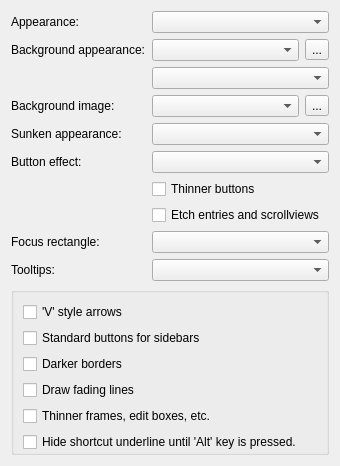
     <widget class="QWidget" name="page">
      <layout class="QFormLayout" name="formLayout">
       <item row="0" column="0">
        <widget class="QLabel" name="label_7">
         <property name="text">
          <string>Appearance:</string>
         </property>
        </widget>
       </item>
       <item row="0" column="1">
        <widget class="QComboBox" name="appearance">
         <property name="sizePolicy">
          <sizepolicy hsizetype="Preferred" vsizetype="Fixed">
           <horstretch>0</horstretch>
           <verstretch>0</verstretch>
          </sizepolicy>
         </property>
         <property name="toolTip">
          <string>&lt;p&gt;The setting here affects the general appearance - and will be applied to buttons, combo boxes, and spin buttons.&lt;/p&gt;</string>
         </property>
        </widget>
       </item>
       <item row="1" column="0">
        <widget class="QLabel" name="label_47">
         <property name="text">
          <string>Background appearance:</string>
         </property>
        </widget>
       </item>
       <item row="1" column="1">
        <layout class="QHBoxLayout" name="horizontalLayout_3">
         <item>
          <widget class="QComboBox" name="bgndAppearance">
           <property name="toolTip">
            <string>&lt;p&gt;Sets a gradient to be used as the background for windows and dialogs.&lt;/p&gt;&lt;p&gt;&lt;b&gt;NOTE:&lt;/b&gt; This is an experimental option, and will (probably) have a detrimental effect on performance.&lt;/p&gt;</string>
           </property>
          </widget>
         </item>
         <item>
          <widget class="QToolButton" name="bgndAppearance_btn">
           <property name="text">
            <string>...</string>
           </property>
          </widget>
         </item>
        </layout>
       </item>
       <item row="2" column="1">
        <widget class="QComboBox" name="bgndGrad">
         <property name="toolTip">
          <string>&lt;p&gt;Control the orientation of the background gradient.&lt;/p&gt;</string>
         </property>
        </widget>
       </item>
       <item row="3" column="0">
        <widget class="QLabel" name="label_47b">
         <property name="text">
          <string>Background image:</string>
         </property>
        </widget>
       </item>
       <item row="3" column="1">
        <layout class="QHBoxLayout" name="horizontalLayout_4">
         <item>
          <widget class="QComboBox" name="bgndImage">
           <property name="toolTip">
            <string>&lt;p&gt;This adds a background image to the top-right of dialogs and windows.
            &lt;ul&gt;&lt;li&gt;None - No image.&lt;/li&gt;&lt;li&gt;Bordered rings - 'Air' like rings with borders.&lt;/li&gt;&lt;li&gt;Plain rings - 'Air' like rings, but without any border.&lt;/li&gt;&lt;li&gt;Square rings - 3 simple rounded squares.&lt;/li&gt;&lt;/ul&gt;&lt;/p&gt;</string>
           </property>
          </widget>
         </item>
         <item>
          <widget class="QToolButton" name="bgndImage_btn">
           <property name="text">
            <string>...</string>
           </property>
          </widget>
         </item>
        </layout>
       </item>
       <item row="4" column="0">
        <widget class="QLabel" name="label_29">
         <property name="text">
          <string>Sunken appearance:</string>
         </property>
        </widget>
       </item>
       <item row="4" column="1">
        <widget class="QComboBox" name="sunkenAppearance">
         <property name="toolTip">
          <string>&lt;p&gt;Define the gradient to be used for sunken widgets - e.g. pressed buttons.&lt;/p&gt;</string>
         </property>
        </widget>
       </item>
       <item row="5" column="0">
        <widget class="QLabel" name="label_9">
         <property name="text">
          <string>Button effect:</string>
         </property>
        </widget>
       </item>
       <item row="5" column="1">
        <widget class="QComboBox" name="buttonEffect">
         <property name="toolTip">
          <string>&lt;p&gt;Control what effect should be applied to buttons, combo boxes, etc.&lt;/p&gt;</string>
         </property>
        </widget>
       </item>
       <item row="6" column="1">
        <widget class="QCheckBox" name="thin_buttons">
         <property name="toolTip">
          <string>&lt;p&gt;Make buttons, and other widgets, slightly thinner.&lt;/p&gt;</string>
         </property>
         <property name="text">
          <string>Thinner buttons</string>
         </property>
        </widget>
       </item>
       <item row="7" column="1">
        <widget class="QCheckBox" name="etchEntry">
         <property name="toolTip">
          <string>&lt;p&gt;When the 'Button effect' is set to etched or shadowed, then this option controls whether line-edits and scrollviews (such as listviews and treeviews) should have an etched look.&lt;/p&gt;</string>
         </property>
         <property name="text">
          <string>Etch entries and scrollviews </string>
         </property>
        </widget>
       </item>
       <item row="8" column="0">
        <widget class="QLabel" name="label_25">
         <property name="text">
          <string>Focus rectangle:</string>
         </property>
        </widget>
       </item>
       <item row="8" column="1">
        <widget class="QComboBox" name="focus">
         <property name="toolTip">
          <string>&lt;p&gt;Controls how QtCurve indicates that a widget has keyboard focus.&lt;/p&gt;</string>
         </property>
        </widget>
       </item>
       <item row="9" column="0">
        <widget class="QLabel" name="label_tt">
         <property name="text">
          <string>Tooltips:</string>
         </property>
        </widget>
       </item>
       <item row="9" column="1">
        <widget class="QComboBox" name="tooltipAppearance">
         <property name="toolTip">
          <string>&lt;p&gt;Controls the appearance of tooltip backgrounds.&lt;/p&gt;</string>
         </property>
        </widget>
       </item>
       <item row="10" column="0" colspan="2">
        <widget class="QGroupBox" name="groupBox_4">
         <property name="title">
          <string/>
         </property>
         <layout class="QVBoxLayout" name="verticalLayout_4">
          <property name="bottomMargin">
           <number>0</number>
          </property>
          <item>
           <widget class="QCheckBox" name="vArrows">
            <property name="toolTip">
             <string>&lt;p&gt;QtCurve supports 2 arrows types; plain (i.e. triangular) and the more modern looking 'V' style arrows.&lt;/p&gt;</string>
            </property>
            <property name="text">
             <string>'V' style arrows</string>
            </property>
           </widget>
          </item>
          <item>
           <widget class="QCheckBox" name="stdSidebarButtons">
            <property name="toolTip">
             <string>&lt;p&gt;Select this to have the sidebar buttons in konqueror, kate, kaffeine, ktorrent, etc., drawn as per normal buttons - otherwise they will be drawn in a more flat style with the active tab colored with the highlight color.&lt;/p&gt;</string>
            </property>
            <property name="text">
             <string>Standard buttons for sidebars</string>
            </property>
           </widget>
          </item>
          <item>
           <widget class="QCheckBox" name="darkerBorders">
            <property name="toolTip">
             <string>&lt;p&gt;Darkens the borders of frames, buttons, etc.&lt;/p&gt;</string>
            </property>
            <property name="text">
             <string>Darker borders</string>
            </property>
           </widget>
          </item>
          <item>
           <widget class="QCheckBox" name="fadeLines">
            <property name="toolTip">
             <string>&lt;p&gt;Controls whether horizontal and vertical lines should be drawn with fading ends.&lt;/p&gt;</string>
            </property>
            <property name="text">
             <string>Draw fading lines</string>
            </property>
           </widget>
          </item>
          <item>
           <widget class="QCheckBox" name="thin_frames">
            <property name="toolTip">
             <string>&lt;p&gt;Controls whether the internal 3d part of frames, etc., should be drawn.&lt;/p&gt;</string>
            </property>
            <property name="text">
             <string>Thinner frames, edit boxes, etc.</string>
            </property>
           </widget>
          </item>
          <item>
           <widget class="QCheckBox" name="hideShortcutUnderline">
            <property name="text">
             <string>Hide shortcut underline until 'Alt' key is pressed.</string>
            </property>
           </widget>
          </item>
         </layout>
        </widget>
       </item>
      </layout>
     </widget>
